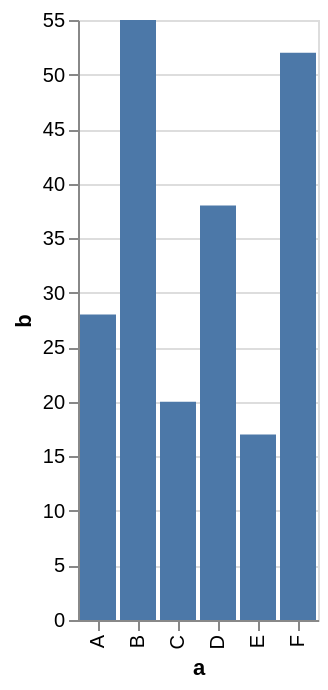

This figure's Vega-Lite source:
### Vega-Lite specification from a JSON file in a GitHub repository (floating-point values rounded to 4 significant figures)
{"$schema": "https://vega.github.io/schema/vega-lite/v2.json", "description": "A simple bar chart with embedded data.", "data": {"values": [{"a": "A", "b": 28}, {"a": "B", "b": 55}, {"a": "C", "b": 20}, {"a": "D", "b": 38}, {"a": "E", "b": 17}, {"a": "F", "b": 52}]}, "mark": "bar", "encoding": {"x": {"field": "a", "type": "ordinal"}, "y": {"field": "b", "type": "quantitative"}}}
